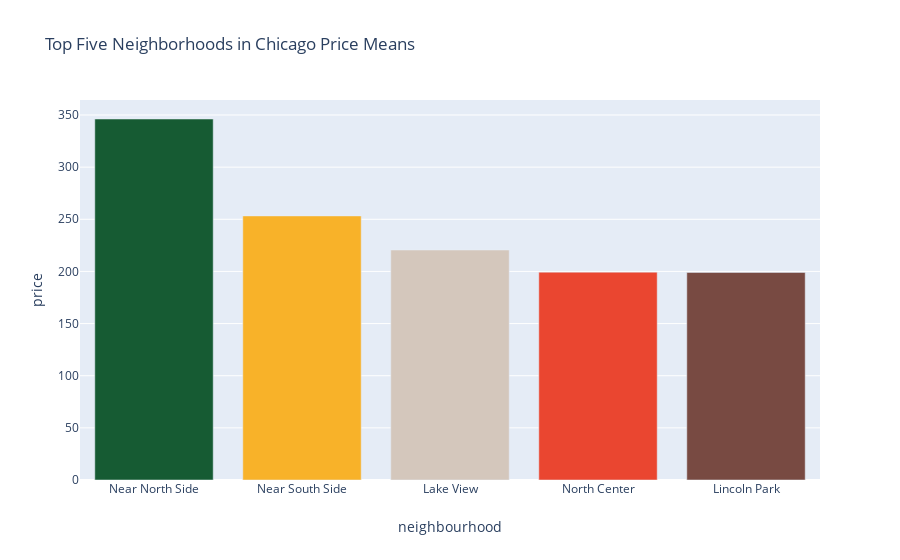

Here is the notebook cell this chart was saved with:
### Code cell
chi_mean =li.groupby('neighbourhood')['price'].mean().sort_values(ascending=False).head()
#chi_mean


#make the plot
neighbourhoods= ['#165B33', '#F8B229', '#d4c7bc', '#EA4630', '#784a42']
mydata = go.Bar(x= chi_mean.index,
                y= chi_mean.values,
                marker=dict(color=neighbourhoods))
# now the layout
mylayout=go.Layout(title="Top Five Neighborhoods in Chicago Price Means",
                   xaxis= dict(title='neighbourhood'),
                   yaxis=dict(title='price'))
# bind using go.Figure
myfig = go.Figure(data=[mydata], layout=mylayout)
myfig.show()

### Figure 1 — Plotly figure (JSON) as saved in the notebook; plotly's stock layout.template omitted (floating-point values rounded to 4 significant figures)
{"data": [{"marker": {"color": ["#165B33", "#F8B229", "#d4c7bc", "#EA4630", "#784a42"]}, "type": "bar", "x": ["Near North Side", "Near South Side", "Lake View", "North Center", "Lincoln Park"], "y": [346.2, 253.2, 220.6, 199.3, 199.0]}], "layout": {"title": {"text": "Top Five Neighborhoods in Chicago Price Means"}, "xaxis": {"title": {"text": "neighbourhood"}}, "yaxis": {"title": {"text": "price"}}}}
